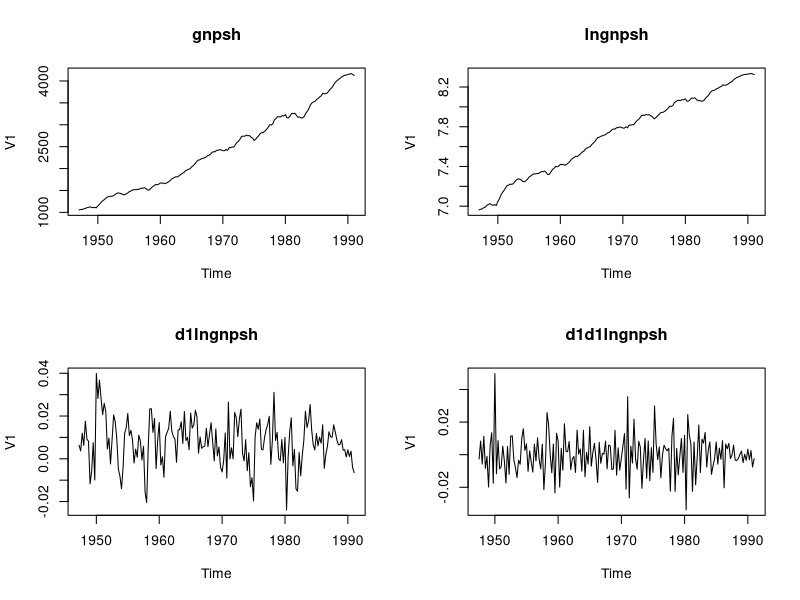
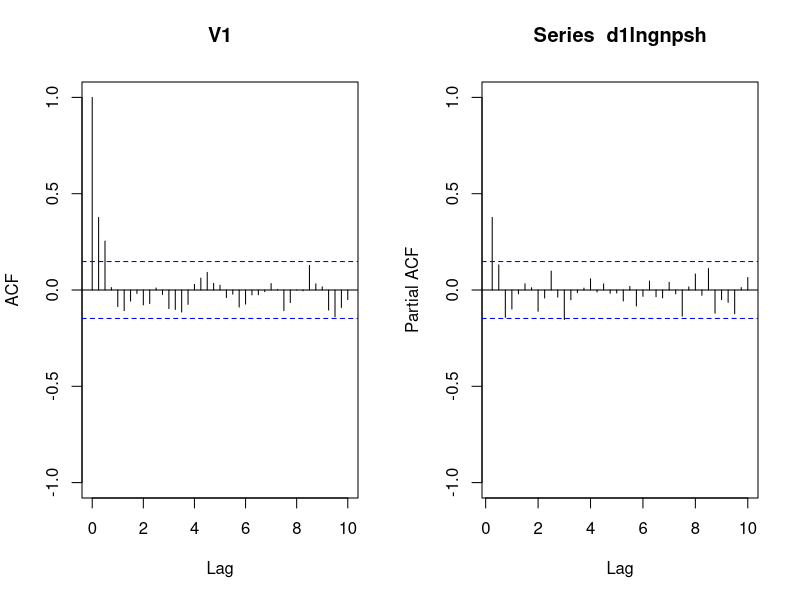
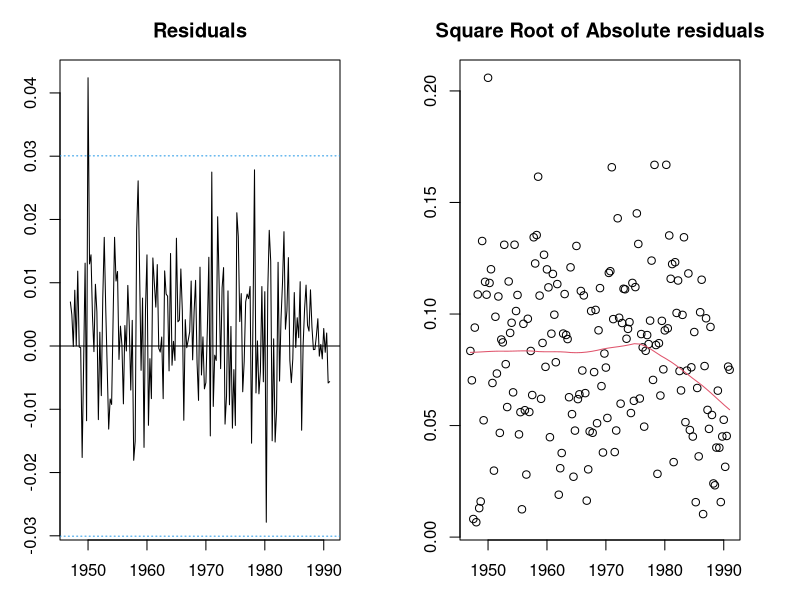
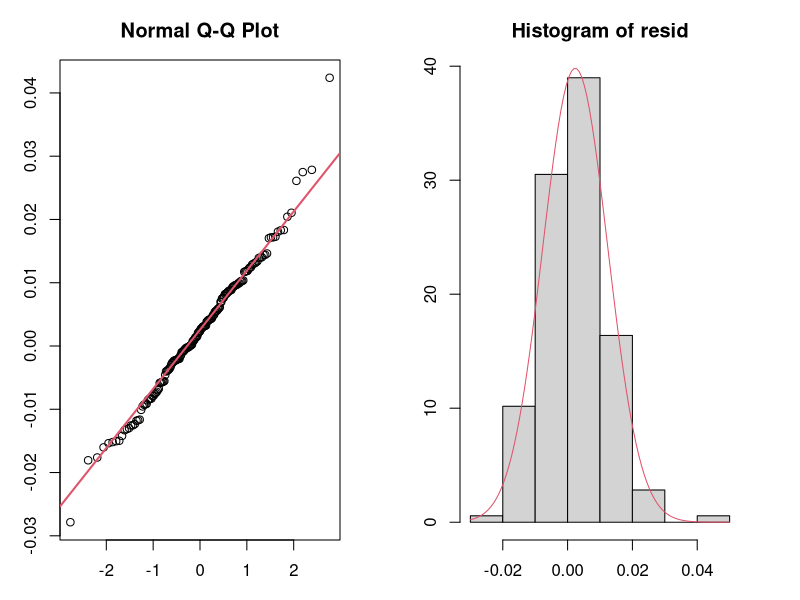
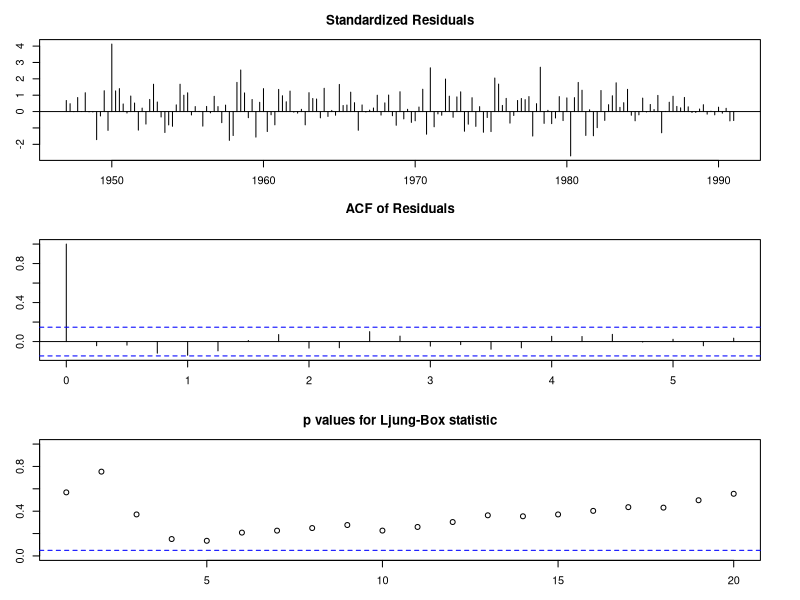
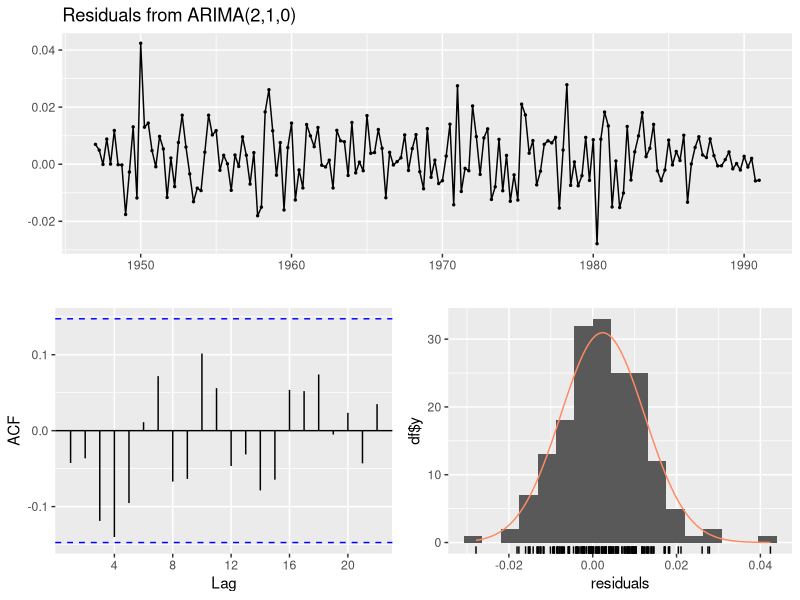
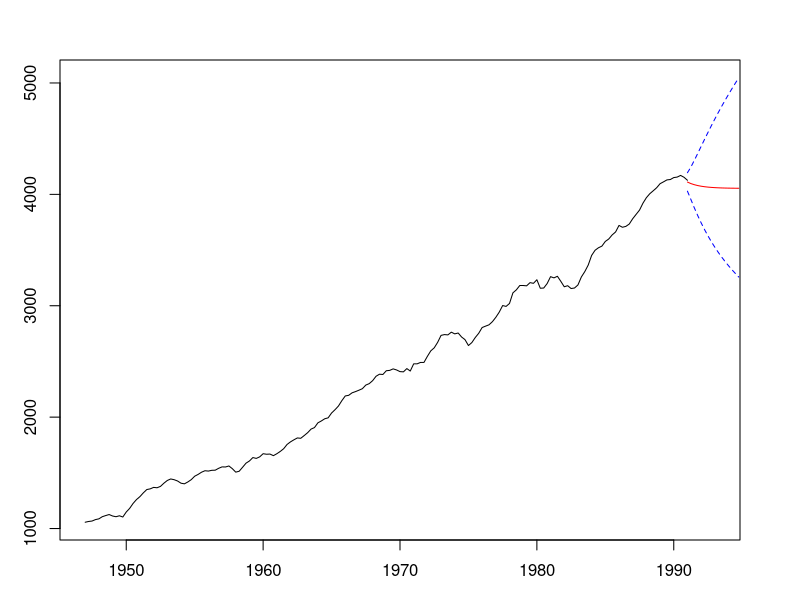
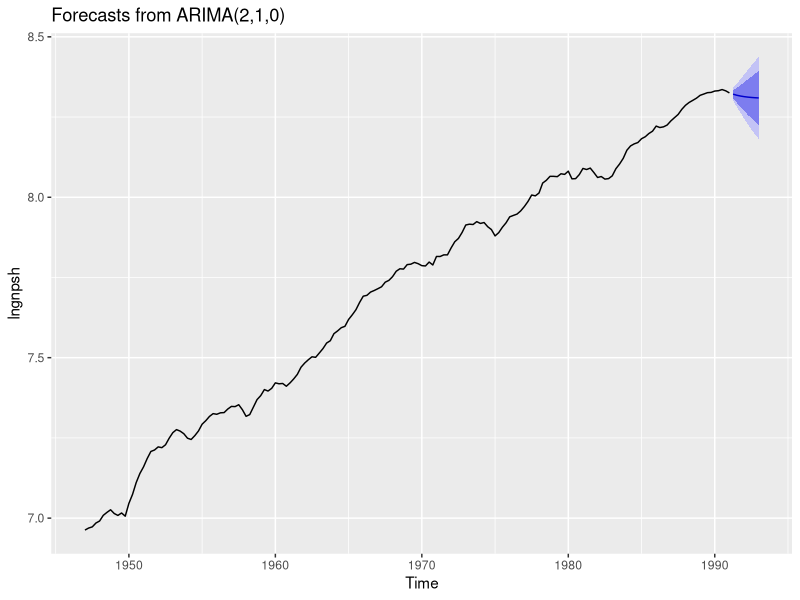

Source code (R) for these figures, in order:
################################################################################
#
# ME - GIA. Estimacio, validacio i prediccio series temporals
#
#--------------------------------------
# Conceptes
#--------------------------------------
#
# Estimacio
# Validacio
# Prediccio
################################################################################

#-------------------------------------------------------------------------------
# Exploració
#-------------------------------------------------------------------------------

##-- Legim la sèrie (desestacionalitzada)
gnpsh <- read.table("GNPSH.DAT")
gnpsh

##-- Creem l'objecte "ts" indicant inici i freqüència i el dibuixem
gnpsh <- ts(gnpsh, start = 1947, frequency = 4)


##-- Fem la transformació logaritme per fer la variància constant i les diferenciacions
## per fer-la estacionaria
lngnpsh      <- log(gnpsh)
d1lngnpsh    <- diff(lngnpsh)
d1d1lngnpsh  <- diff(d1lngnpsh)

par(mfrow=c(2,2))
plot(gnpsh,       main = 'gnpsh')
plot(lngnpsh,     main = 'lngnpsh')
plot(d1lngnpsh,   main = 'd1lngnpsh')
plot(d1d1lngnpsh, main = 'd1d1lngnpsh')

##-- ACF i PACF
par(mfrow=c(1,2))
 acf(d1lngnpsh, ylim=c(-1,1), lag.max = 40)
pacf(d1lngnpsh, ylim=c(-1,1), lag.max = 40)

#-------------------------------------------------------------------------------
# Models
#-------------------------------------------------------------------------------


##-- Model 1 -------------------------------------------------------------------
gnpsh.arima1 <- arima(lngnpsh, order = c(3,1,0))
gnpsh.arima1

##-- Significatius?
ratios <- round(abs(gnpsh.arima1$coef/sqrt(diag(gnpsh.arima1$var.coef))),2)
ratios
ratios>2

##-- Model 2 -------------------------------------------------------------------
gnpsh.arima2 <- arima(lngnpsh, order    = c(2,1,0))

##-- Significatius?
ratios <- round(abs(gnpsh.arima2$coef/sqrt(diag(gnpsh.arima2$var.coef))),2)
ratios
ratios>2

##-- Model definitiu -----------------------------------------------------------
AIC(gnpsh.arima1)
AIC(gnpsh.arima2)

mod_def <- gnpsh.arima2


#-------------------------------------------------------------------------------
##-- Validacio
#-------------------------------------------------------------------------------
##-- Homoscedasticitat ---------------------------------------------------------
resid <- mod_def$residuals
par(mfrow=c(1,2), mar=c(3,3,3,3))
plot(resid, main="Residuals")
abline(h = c(0 , -3*sd(resid), 3*sd(resid)), lty = c(1,3,3), col=c(1,4,4))
scatter.smooth(sqrt(abs(resid)), 
               main="Square Root of Absolute residuals",
               lpars = list(col=2))

#-- Normalitat  ----------------------------------------------------------------
par(mfrow=c(1,2), mar=c(3,3,3,3))
qqnorm(resid)
qqline(resid,col=2,lwd=2)
hist(resid, breaks = 10, freq=F)
curve(dnorm(x, mean = mean(resid), sd = sd(resid)), col=2, add=T)

##-- Independencia  ------------------------------------------------------------
tsdiag(mod_def, gof.lag = 20)

##-- Alternativa: all in one ---------------------------------------------------
library(forecast)
checkresiduals(mod_def)

#-------------------------------------------------------------------------------
# Prediccio
#-------------------------------------------------------------------------------
# Calcul de les prediccions i de l'error estandard
pred   <- predict(mod_def, n.ahead=16)
pr_log <- pred$pred
se_log <- pred$se

# Intervals de logs
li_log <- pr_log - 1.96 * se_log # limit inferior log
ls_log <- pr_log + 1.96 * se_log # limit superior log

# Desfer logaritmes
li <- ts(exp(li_log), start = 1991, freq=4)
pr <- ts(exp(pr_log), start = 1991, freq=4)
ls <- ts(exp(ls_log), start = 1991, freq=4)

# Grafic
par(mfrow=c(1,1))
ts.plot(gnpsh,
        li, ls, pr,
        lty  = c(1,2,2,1), 
        col  = c("black","blue","blue","red"),
        xlim = c(1947,1993))

##-- Alternativa: all in one ---------------------------------------------------
autoplot(forecast(mod_def))
